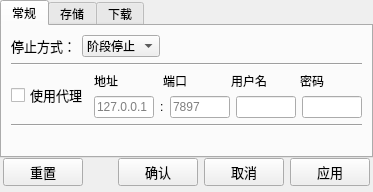
<?xml version="1.0" encoding="UTF-8"?>
<ui version="4.0">
 <class>ConfigWindow</class>
 <widget class="QMainWindow" name="ConfigWindow">
  <property name="geometry">
   <rect>
    <x>0</x>
    <y>0</y>
    <width>373</width>
    <height>185</height>
   </rect>
  </property>
  <property name="windowTitle">
   <string>设置</string>
  </property>
  <widget class="QWidget" name="centralwidget">
   <layout class="QVBoxLayout" name="verticalLayout">
    <property name="spacing">
     <number>0</number>
    </property>
    <property name="leftMargin">
     <number>0</number>
    </property>
    <property name="topMargin">
     <number>0</number>
    </property>
    <property name="rightMargin">
     <number>0</number>
    </property>
    <property name="bottomMargin">
     <number>0</number>
    </property>
    <item>
     <widget class="QTabWidget" name="tabWidget">
      <property name="enabled">
       <bool>true</bool>
      </property>
      <property name="sizePolicy">
       <sizepolicy hsizetype="Expanding" vsizetype="Expanding">
        <horstretch>1</horstretch>
        <verstretch>1</verstretch>
       </sizepolicy>
      </property>
      <property name="minimumSize">
       <size>
        <width>0</width>
        <height>0</height>
       </size>
      </property>
      <property name="currentIndex">
       <number>0</number>
      </property>
      <widget class="QWidget" name="generalTab">
       <attribute name="title">
        <string>常规</string>
       </attribute>
       <layout class="QVBoxLayout" name="verticalLayout_2">
        <item>
         <layout class="QHBoxLayout" name="horizontalLayout_4">
          <item>
           <widget class="QLabel" name="stopLabel">
            <property name="font">
             <font>
              <pointsize>10</pointsize>
             </font>
            </property>
            <property name="text">
             <string>停止方式：</string>
            </property>
           </widget>
          </item>
          <item>
           <widget class="QComboBox" name="stopModeCombo">
            <property name="font">
             <font>
              <pointsize>9</pointsize>
             </font>
            </property>
            <property name="currentText">
             <string>阶段停止</string>
            </property>
            <item>
             <property name="text">
              <string>阶段停止</string>
             </property>
            </item>
            <item>
             <property name="text">
              <string>强制重启</string>
             </property>
            </item>
            <item>
             <property name="text">
              <string>强制退出</string>
             </property>
            </item>
           </widget>
          </item>
          <item>
           <spacer name="horizontalSpacer_7">
            <property name="orientation">
             <enum>Qt::Horizontal</enum>
            </property>
            <property name="sizeHint" stdset="0">
             <size>
              <width>40</width>
              <height>20</height>
             </size>
            </property>
           </spacer>
          </item>
         </layout>
        </item>
        <item>
         <widget class="Line" name="line">
          <property name="orientation">
           <enum>Qt::Horizontal</enum>
          </property>
         </widget>
        </item>
        <item>
         <layout class="QHBoxLayout" name="proxyLayout" stretch="0,0">
          <item>
           <widget class="QCheckBox" name="proxyCheckBox">
            <property name="font">
             <font>
              <pointsize>10</pointsize>
             </font>
            </property>
            <property name="text">
             <string>使用代理</string>
            </property>
           </widget>
          </item>
          <item>
           <layout class="QVBoxLayout" name="proxySettingsLayout">
            <item>
             <layout class="QHBoxLayout" name="horizontalLayout_6">
              <item>
               <widget class="QLabel" name="proxyAddressLabel">
                <property name="font">
                 <font>
                  <pointsize>9</pointsize>
                 </font>
                </property>
                <property name="text">
                 <string>地址</string>
                </property>
               </widget>
              </item>
              <item>
               <widget class="QLabel" name="proxyPortLabel">
                <property name="font">
                 <font>
                  <pointsize>9</pointsize>
                 </font>
                </property>
                <property name="text">
                 <string>端口</string>
                </property>
               </widget>
              </item>
              <item>
               <widget class="QLabel" name="proxyUserLabel">
                <property name="font">
                 <font>
                  <pointsize>9</pointsize>
                 </font>
                </property>
                <property name="text">
                 <string>用户名</string>
                </property>
               </widget>
              </item>
              <item>
               <widget class="QLabel" name="proxyPasswordLabel">
                <property name="text">
                 <string>密码</string>
                </property>
               </widget>
              </item>
             </layout>
            </item>
            <item>
             <layout class="QHBoxLayout" name="horizontalLayout_10">
              <item>
               <widget class="QLineEdit" name="proxyAddressEdit">
                <property name="placeholderText">
                 <string>127.0.0.1</string>
                </property>
               </widget>
              </item>
              <item>
               <widget class="QLabel" name="colonLabel">
                <property name="text">
                 <string>:</string>
                </property>
               </widget>
              </item>
              <item>
               <widget class="QLineEdit" name="proxyPortEdit">
                <property name="placeholderText">
                 <string>7897</string>
                </property>
               </widget>
              </item>
              <item>
               <widget class="QLineEdit" name="proxyUserEdit"/>
              </item>
              <item>
               <widget class="QLineEdit" name="proxyPasswordEdit"/>
              </item>
             </layout>
            </item>
           </layout>
          </item>
         </layout>
        </item>
        <item>
         <widget class="Line" name="line_2">
          <property name="orientation">
           <enum>Qt::Horizontal</enum>
          </property>
         </widget>
        </item>
        <item>
         <spacer name="verticalSpacer_5">
          <property name="orientation">
           <enum>Qt::Vertical</enum>
          </property>
          <property name="sizeHint" stdset="0">
           <size>
            <width>20</width>
            <height>40</height>
           </size>
          </property>
         </spacer>
        </item>
       </layout>
      </widget>
      <widget class="QWidget" name="saveTab">
       <attribute name="title">
        <string>存储</string>
       </attribute>
       <layout class="QVBoxLayout" name="verticalLayout_3">
        <item>
         <layout class="QHBoxLayout" name="horizontalLayout">
          <property name="spacing">
           <number>6</number>
          </property>
          <item>
           <widget class="QLabel" name="folderLabel">
            <property name="font">
             <font>
              <pointsize>10</pointsize>
              <weight>50</weight>
              <bold>false</bold>
             </font>
            </property>
            <property name="text">
             <string>存储目录：</string>
            </property>
           </widget>
          </item>
          <item>
           <widget class="QLineEdit" name="folderEdit">
            <property name="enabled">
             <bool>true</bool>
            </property>
            <property name="sizePolicy">
             <sizepolicy hsizetype="Expanding" vsizetype="Maximum">
              <horstretch>0</horstretch>
              <verstretch>0</verstretch>
             </sizepolicy>
            </property>
            <property name="font">
             <font>
              <pointsize>9</pointsize>
             </font>
            </property>
            <property name="readOnly">
             <bool>true</bool>
            </property>
           </widget>
          </item>
          <item>
           <widget class="QPushButton" name="openFolderButton">
            <property name="sizePolicy">
             <sizepolicy hsizetype="Maximum" vsizetype="Maximum">
              <horstretch>0</horstretch>
              <verstretch>0</verstretch>
             </sizepolicy>
            </property>
            <property name="maximumSize">
             <size>
              <width>40</width>
              <height>16777215</height>
             </size>
            </property>
            <property name="font">
             <font>
              <pointsize>10</pointsize>
             </font>
            </property>
            <property name="text">
             <string>...</string>
            </property>
           </widget>
          </item>
         </layout>
        </item>
        <item>
         <widget class="Line" name="line_5">
          <property name="orientation">
           <enum>Qt::Horizontal</enum>
          </property>
         </widget>
        </item>
        <item>
         <layout class="QHBoxLayout" name="horizontalLayout_2">
          <item>
           <widget class="QLabel" name="filenameLabel">
            <property name="font">
             <font>
              <pointsize>10</pointsize>
             </font>
            </property>
            <property name="text">
             <string>默认文件名：</string>
            </property>
           </widget>
          </item>
          <item>
           <widget class="QLineEdit" name="filenameEdit">
            <property name="sizePolicy">
             <sizepolicy hsizetype="Expanding" vsizetype="Maximum">
              <horstretch>0</horstretch>
              <verstretch>0</verstretch>
             </sizepolicy>
            </property>
            <property name="minimumSize">
             <size>
              <width>200</width>
              <height>0</height>
             </size>
            </property>
            <property name="font">
             <font>
              <pointsize>9</pointsize>
             </font>
            </property>
           </widget>
          </item>
          <item>
           <widget class="QComboBox" name="fileExtCombo">
            <property name="font">
             <font>
              <pointsize>9</pointsize>
             </font>
            </property>
            <item>
             <property name="text">
              <string>.mp4</string>
             </property>
            </item>
            <item>
             <property name="text">
              <string>.mov</string>
             </property>
            </item>
            <item>
             <property name="text">
              <string>.avi</string>
             </property>
            </item>
            <item>
             <property name="text">
              <string>.m4a</string>
             </property>
            </item>
            <item>
             <property name="text">
              <string>.flv</string>
             </property>
            </item>
            <item>
             <property name="text">
              <string>.mkv</string>
             </property>
            </item>
           </widget>
          </item>
          <item>
           <spacer name="horizontalSpacer_2">
            <property name="orientation">
             <enum>Qt::Horizontal</enum>
            </property>
            <property name="sizeHint" stdset="0">
             <size>
              <width>40</width>
              <height>20</height>
             </size>
            </property>
           </spacer>
          </item>
         </layout>
        </item>
        <item>
         <widget class="Line" name="line_8">
          <property name="orientation">
           <enum>Qt::Horizontal</enum>
          </property>
         </widget>
        </item>
        <item>
         <widget class="Line" name="line_6">
          <property name="orientation">
           <enum>Qt::Vertical</enum>
          </property>
         </widget>
        </item>
        <item>
         <spacer name="verticalSpacer_2">
          <property name="orientation">
           <enum>Qt::Vertical</enum>
          </property>
          <property name="sizeHint" stdset="0">
           <size>
            <width>20</width>
            <height>40</height>
           </size>
          </property>
         </spacer>
        </item>
       </layout>
      </widget>
      <widget class="QWidget" name="downloadTab">
       <attribute name="title">
        <string>下载</string>
       </attribute>
       <layout class="QVBoxLayout" name="verticalLayout_4">
        <item>
         <layout class="QHBoxLayout" name="horizontalLayout_5">
          <item>
           <widget class="QLabel" name="ModeLabel">
            <property name="font">
             <font>
              <pointsize>10</pointsize>
             </font>
            </property>
            <property name="text">
             <string>下载方式：</string>
            </property>
           </widget>
          </item>
          <item>
           <widget class="QComboBox" name="downloadModeCombo">
            <property name="font">
             <font>
              <pointsize>9</pointsize>
             </font>
            </property>
            <property name="currentText">
             <string>不下载</string>
            </property>
            <property name="currentIndex">
             <number>0</number>
            </property>
            <item>
             <property name="text">
              <string>不下载</string>
             </property>
            </item>
            <item>
             <property name="text">
              <string>下载首个</string>
             </property>
            </item>
            <item>
             <property name="text">
              <string>下载前5个</string>
             </property>
            </item>
            <item>
             <property name="text">
              <string>下载所有</string>
             </property>
            </item>
           </widget>
          </item>
          <item>
           <spacer name="horizontalSpacer_4">
            <property name="orientation">
             <enum>Qt::Horizontal</enum>
            </property>
            <property name="sizeHint" stdset="0">
             <size>
              <width>40</width>
              <height>20</height>
             </size>
            </property>
           </spacer>
          </item>
         </layout>
        </item>
        <item>
         <widget class="Line" name="line_3">
          <property name="orientation">
           <enum>Qt::Horizontal</enum>
          </property>
         </widget>
        </item>
        <item>
         <layout class="QHBoxLayout" name="horizontalLayout_9">
          <item>
           <widget class="QCheckBox" name="deepCheckBox">
            <property name="enabled">
             <bool>true</bool>
            </property>
            <property name="font">
             <font>
              <pointsize>10</pointsize>
             </font>
            </property>
            <property name="text">
             <string>递归搜索深度</string>
            </property>
            <property name="checked">
             <bool>true</bool>
            </property>
           </widget>
          </item>
          <item>
           <widget class="QSpinBox" name="deepSpinBox">
            <property name="enabled">
             <bool>true</bool>
            </property>
            <property name="font">
             <font>
              <pointsize>9</pointsize>
             </font>
            </property>
            <property name="minimum">
             <number>1</number>
            </property>
            <property name="maximum">
             <number>3</number>
            </property>
            <property name="value">
             <number>1</number>
            </property>
           </widget>
          </item>
          <item>
           <spacer name="horizontalSpacer_10">
            <property name="orientation">
             <enum>Qt::Horizontal</enum>
            </property>
            <property name="sizeHint" stdset="0">
             <size>
              <width>40</width>
              <height>20</height>
             </size>
            </property>
           </spacer>
          </item>
         </layout>
        </item>
        <item>
         <widget class="Line" name="line_4">
          <property name="orientation">
           <enum>Qt::Horizontal</enum>
          </property>
         </widget>
        </item>
        <item>
         <layout class="QHBoxLayout" name="horizontalLayout_3">
          <item>
           <widget class="QLabel" name="concurrentLabel">
            <property name="text">
             <string>最大并行数量：</string>
            </property>
           </widget>
          </item>
          <item>
           <widget class="QSpinBox" name="concurrentSpinBox">
            <property name="minimum">
             <number>1</number>
            </property>
            <property name="maximum">
             <number>999</number>
            </property>
           </widget>
          </item>
          <item>
           <spacer name="horizontalSpacer_3">
            <property name="orientation">
             <enum>Qt::Horizontal</enum>
            </property>
            <property name="sizeHint" stdset="0">
             <size>
              <width>40</width>
              <height>20</height>
             </size>
            </property>
           </spacer>
          </item>
         </layout>
        </item>
        <item>
         <widget class="Line" name="line_7">
          <property name="orientation">
           <enum>Qt::Horizontal</enum>
          </property>
         </widget>
        </item>
        <item>
         <spacer name="verticalSpacer_3">
          <property name="orientation">
           <enum>Qt::Vertical</enum>
          </property>
          <property name="sizeHint" stdset="0">
           <size>
            <width>20</width>
            <height>40</height>
           </size>
          </property>
         </spacer>
        </item>
       </layout>
      </widget>
     </widget>
    </item>
    <item>
     <layout class="QHBoxLayout" name="horizontalLayout_controlbar">
      <property name="spacing">
       <number>6</number>
      </property>
      <property name="leftMargin">
       <number>3</number>
      </property>
      <property name="rightMargin">
       <number>3</number>
      </property>
      <property name="bottomMargin">
       <number>6</number>
      </property>
      <item>
       <widget class="QPushButton" name="resetButton">
        <property name="font">
         <font>
          <pointsize>10</pointsize>
         </font>
        </property>
        <property name="text">
         <string>重置</string>
        </property>
       </widget>
      </item>
      <item>
       <spacer name="horizontalSpacer">
        <property name="orientation">
         <enum>Qt::Horizontal</enum>
        </property>
        <property name="sizeHint" stdset="0">
         <size>
          <width>40</width>
          <height>20</height>
         </size>
        </property>
       </spacer>
      </item>
      <item>
       <widget class="QPushButton" name="confirmButton">
        <property name="font">
         <font>
          <pointsize>10</pointsize>
         </font>
        </property>
        <property name="text">
         <string>确认</string>
        </property>
       </widget>
      </item>
      <item>
       <widget class="QPushButton" name="cancelButton">
        <property name="font">
         <font>
          <pointsize>10</pointsize>
         </font>
        </property>
        <property name="text">
         <string>取消</string>
        </property>
       </widget>
      </item>
      <item>
       <widget class="QPushButton" name="applyButton">
        <property name="font">
         <font>
          <pointsize>10</pointsize>
         </font>
        </property>
        <property name="text">
         <string>应用</string>
        </property>
       </widget>
      </item>
     </layout>
    </item>
   </layout>
  </widget>
 </widget>
 <resources/>
 <connections>
  <connection>
   <sender>cancelButton</sender>
   <signal>clicked()</signal>
   <receiver>ConfigWindow</receiver>
   <slot>close()</slot>
   <hints>
    <hint type="sourcelabel">
     <x>384</x>
     <y>205</y>
    </hint>
    <hint type="destinationlabel">
     <x>341</x>
     <y>215</y>
    </hint>
   </hints>
  </connection>
 </connections>
</ui>
